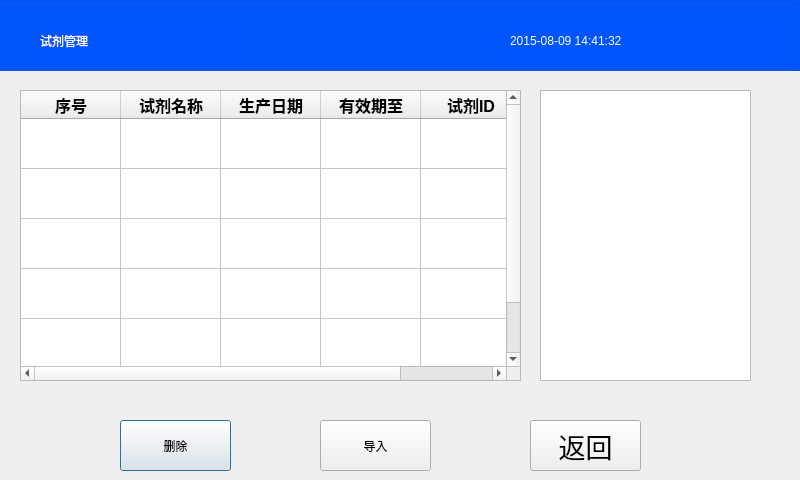
<?xml version="1.0" encoding="UTF-8"?>
<ui version="4.0">
 <class>ManageDialog</class>
 <widget class="QDialog" name="ManageDialog">
  <property name="geometry">
   <rect>
    <x>0</x>
    <y>0</y>
    <width>800</width>
    <height>480</height>
   </rect>
  </property>
  <property name="windowTitle">
   <string>Dialog</string>
  </property>
  <widget class="QGroupBox" name="groupBox">
   <property name="geometry">
    <rect>
     <x>-10</x>
     <y>0</y>
     <width>811</width>
     <height>71</height>
    </rect>
   </property>
   <property name="styleSheet">
    <string notr="true">background-color: rgb(0, 85, 255);</string>
   </property>
   <property name="title">
    <string/>
   </property>
   <widget class="QLabel" name="labelTitle">
    <property name="geometry">
     <rect>
      <x>50</x>
      <y>20</y>
      <width>201</width>
      <height>41</height>
     </rect>
    </property>
    <property name="styleSheet">
     <string notr="true">color: rgb(255, 255, 255);
font: 75 32pt &quot;黑体&quot;;</string>
    </property>
    <property name="text">
     <string>试剂管理</string>
    </property>
   </widget>
   <widget class="QLabel" name="labelDateTime">
    <property name="geometry">
     <rect>
      <x>520</x>
      <y>20</y>
      <width>271</width>
      <height>41</height>
     </rect>
    </property>
    <property name="styleSheet">
     <string notr="true">color: rgb(255, 255, 255);
font:  20pt &quot;黑体&quot;;</string>
    </property>
    <property name="text">
     <string>2015-08-09 14:41:32</string>
    </property>
   </widget>
  </widget>
  <widget class="QTableWidget" name="tableWidget">
   <property name="geometry">
    <rect>
     <x>20</x>
     <y>90</y>
     <width>501</width>
     <height>291</height>
    </rect>
   </property>
   <property name="rowCount">
    <number>5</number>
   </property>
   <attribute name="horizontalHeaderStretchLastSection">
    <bool>true</bool>
   </attribute>
   <attribute name="verticalHeaderVisible">
    <bool>false</bool>
   </attribute>
   <attribute name="verticalHeaderDefaultSectionSize">
    <number>50</number>
   </attribute>
   <attribute name="verticalHeaderStretchLastSection">
    <bool>false</bool>
   </attribute>
   <row/>
   <row/>
   <row/>
   <row/>
   <row/>
   <column>
    <property name="text">
     <string>序号</string>
    </property>
    <property name="font">
     <font>
      <pointsize>12</pointsize>
      <weight>75</weight>
      <bold>true</bold>
     </font>
    </property>
   </column>
   <column>
    <property name="text">
     <string>试剂名称</string>
    </property>
    <property name="font">
     <font>
      <pointsize>12</pointsize>
      <weight>75</weight>
      <bold>true</bold>
     </font>
    </property>
   </column>
   <column>
    <property name="text">
     <string>生产日期</string>
    </property>
    <property name="font">
     <font>
      <pointsize>12</pointsize>
      <weight>75</weight>
      <bold>true</bold>
     </font>
    </property>
   </column>
   <column>
    <property name="text">
     <string>有效期至</string>
    </property>
    <property name="font">
     <font>
      <pointsize>12</pointsize>
      <weight>75</weight>
      <bold>true</bold>
     </font>
    </property>
   </column>
   <column>
    <property name="text">
     <string>试剂ID</string>
    </property>
    <property name="font">
     <font>
      <pointsize>12</pointsize>
      <weight>75</weight>
      <bold>true</bold>
     </font>
    </property>
   </column>
  </widget>
  <widget class="QListView" name="listView">
   <property name="geometry">
    <rect>
     <x>540</x>
     <y>90</y>
     <width>211</width>
     <height>291</height>
    </rect>
   </property>
  </widget>
  <widget class="QPushButton" name="DeletePushButton">
   <property name="geometry">
    <rect>
     <x>120</x>
     <y>420</y>
     <width>111</width>
     <height>51</height>
    </rect>
   </property>
   <property name="styleSheet">
    <string notr="true">font: 20pt &quot;微软细黑&quot;;</string>
   </property>
   <property name="text">
    <string>删除</string>
   </property>
  </widget>
  <widget class="QPushButton" name="ImportPushButton">
   <property name="geometry">
    <rect>
     <x>320</x>
     <y>420</y>
     <width>111</width>
     <height>51</height>
    </rect>
   </property>
   <property name="styleSheet">
    <string notr="true">font: 20pt &quot;微软细黑&quot;;</string>
   </property>
   <property name="text">
    <string>导入</string>
   </property>
  </widget>
  <widget class="QPushButton" name="manageReturnBtn">
   <property name="geometry">
    <rect>
     <x>530</x>
     <y>420</y>
     <width>111</width>
     <height>51</height>
    </rect>
   </property>
   <property name="font">
    <font>
     <family>微软细黑</family>
     <pointsize>20</pointsize>
     <weight>50</weight>
     <italic>false</italic>
     <bold>false</bold>
    </font>
   </property>
   <property name="styleSheet">
    <string notr="true">font: 20pt &quot;微软细黑&quot;;</string>
   </property>
   <property name="text">
    <string>返回</string>
   </property>
  </widget>
 </widget>
 <resources/>
 <connections/>
</ui>
